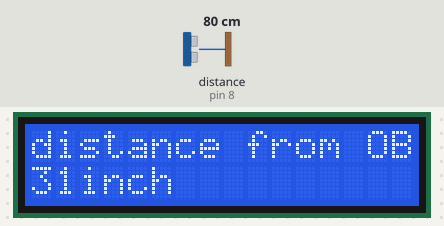
Bench run of a sketch on a simulated Arduino Uno, built with avr-gcc and run on an emulated ATmega328P. On the bench: 16×2 character LCD. Wiring (inferred from the names in the program): ultrasonic range finder: trigger pin 12; echo pin 8. The inputs (shaded band) are chosen by the test bench; at power-on: distance to the obstacle (sensor on pin 8) 80 cm. The echo pulse lasts 58.3 µs per cm.

Above: at 4.2 s.
4.3 s: distance to the obstacle (sensor on pin 8) set to 2 cm
At 4.48 s:
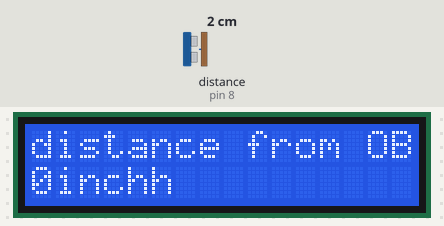
7.3 s: distance to the obstacle (sensor on pin 8) set to 18 cm
At 8.2 s:
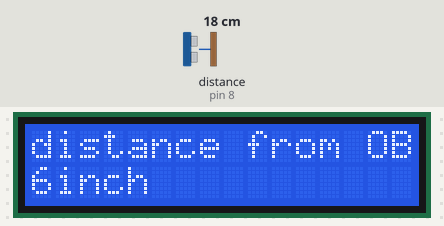
10.3 s: distance to the obstacle (sensor on pin 8) set to 35 cm
At 11.1 s:
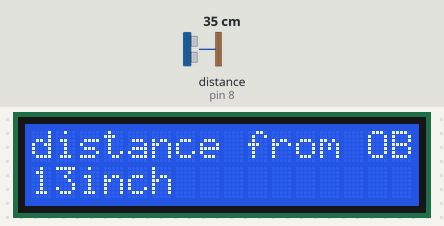
13.3 s: distance to the obstacle (sensor on pin 8) set to 18 cm
At 13.45 s:
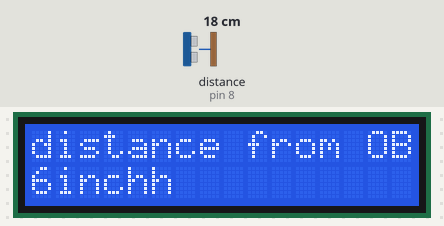
16.3 s: distance to the obstacle (sensor on pin 8) set to 35 cm
At 16.8 s:
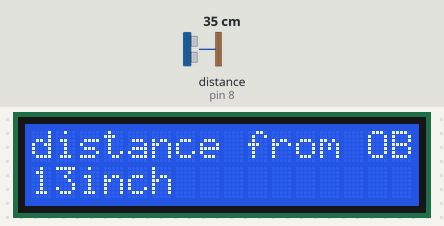
19.3 s: distance to the obstacle (sensor on pin 8) set to 18 cm
At 20.6 s:
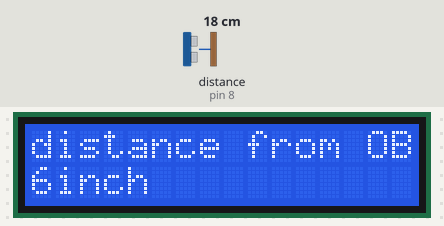
Timing chart, 0 to 22.3 s (numbered marks = the images above; inputs shaded):
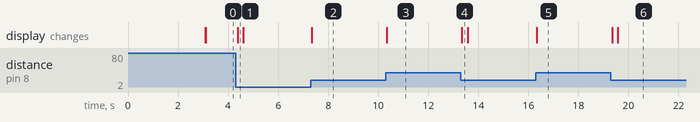

The sketch:

measuring_in_inches.ino
```cpp
#include <Wire.h>
#include <LiquidCrystal_I2C.h>

// Set the LCD address to 0x27 for a 16 chars and 2 line display
LiquidCrystal_I2C lcd(0x27, 16, 2);
#define trigPin 12
#define echoPin 8
void setup()
{
  pinMode(trigPin, OUTPUT);  //The transmit pin of the ultrasonic sensor
  pinMode(echoPin, INPUT);
  Serial.begin(9600);
  // initialize the LCD
  lcd.begin();

  // Turn on the blacklight and print a message.

  lcd.backlight();
  lcd.print("aseem at");
  lcd.setCursor(0,1);
  lcd.print("innovation");
  delay(3000);
  lcd.clear();
}

void loop()
{
  int duration, distance;
  digitalWrite(trigPin, HIGH);
  delayMicroseconds(100);
  digitalWrite(trigPin, LOW);
  duration = pulseIn(echoPin, HIGH);
  distance = duration * 0.01350 / 2;
  lcd.setCursor(0, 0);
  lcd.backlight();
  lcd.print("distance from OB");
  lcd.setCursor(0, 1);
  lcd.print(distance);
  lcd.print("inch");
  delay(200);
  lcd.clear();
  lcd.setCursor(0, 0);
  lcd.backlight();
  lcd.print("distance from OB");
  lcd.setCursor(0, 1);
  lcd.print(distance);
  lcd.print("inch");
}
```

Measured:
- after the input at 4.3 s, the display: changes after 0.08 s (image 1)
- after the input at 7.3 s, the display: changes after 0.05 s (image 2)
- after the input at 10.3 s, the display: changes at once (image 3)
- after the input at 13.3 s, the display: changes after 0.05 s (image 4)
- after the input at 16.3 s, the display: changes at once (image 5)
- after the input at 19.3 s, the display: first changes at once (image 6 shows a later state)
